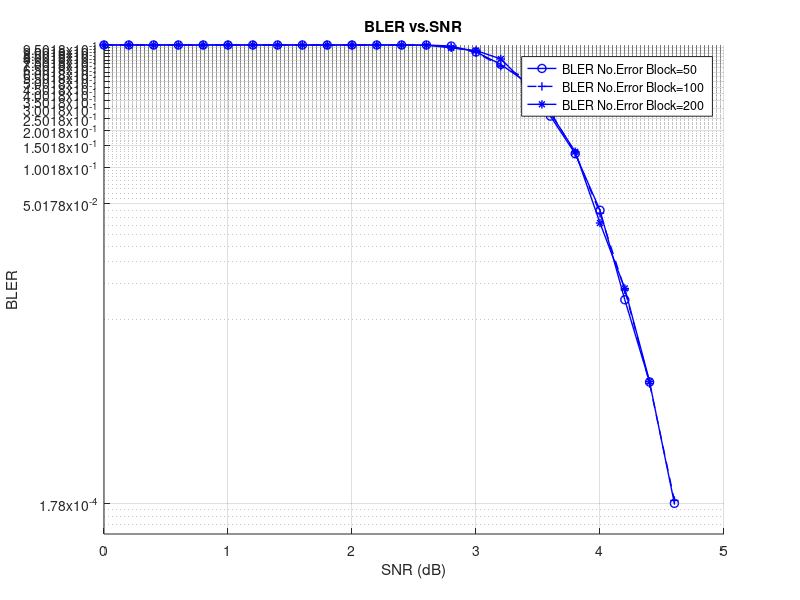

Here is the MATLAB script that generated this plot: (Note: this script raises an error after producing the figure.)
clear all ;close all ;clc

SNRH1 = 0:0.2:4.6; % Example SNR values

BLER5070_0 = [1.00E+00	1.00E+00	1.00E+00	1.00E+00	1.00E+00	1.00E+00	1.00E+00	1.00E+00	1.00E+00	1.00E+00	1.00E+00	1.00E+00	1.00E+00	1.00E+00	9.80E-01	8.77E-01	6.94E-01	5.00E-01	2.62E-01	1.29E-01	4.45E-02	8.24E-03	1.75E-03	1.78E-04

]; % Example BER values
hold on ;
SNRH2 = 0:0.2:4.6;

BLER10070_0 = [1.00E+00	1.00E+00	1.00E+00	1.00E+00	1.00E+00	1.00E+00	1.00E+00	1.00E+00	1.00E+00	1.00E+00	1.00E+00	1.00E+00	1.00E+00	1.00E+00	9.62E-01	8.70E-01	6.71E-01	5.38E-01	2.82E-01	1.31E-01	4.21E-02	9.93E-03	1.70E-03	1.88E-04

];
SNRH3 = 0:0.2:4.4;

BLER20070_0 = [1.00E+00	1.00E+00	1.00E+00	1.00E+00	1.00E+00	1.00E+00	1.00E+00	1.00E+00	1.00E+00	1.00E+00	1.00E+00	1.00E+00	1.00E+00	9.95E-01	9.48E-01	9.01E-01	7.69E-01	4.85E-01	2.77E-01	1.34E-01	3.50E-02	1.02E-02	1.77E-03


];


semilogy(SNRH1, BLER5070_0, '-o', 'LineWidth',1,'color','b');
semilogy(SNRH2, BLER10070_0, '--+', 'LineWidth',1,'color','b');
semilogy(SNRH3, BLER20070_0, '-*', 'LineWidth',1,'color','b');

xlabel('SNR (dB)');
ylabel('BLER');
title('BLER vs.SNR');
grid on;
legend('BLER No.Error Block=50','BLER No.Error Block=100','BLER No.Error Block=200'); % Replace with appropriate labels
yticks([min(BLER5070_0) : 0.05 : max(BLER5070_0)]);
ytickformat('%.1e');
saveas(gcf, 'MSA_ite70_diffrenterrorBlock.png');
